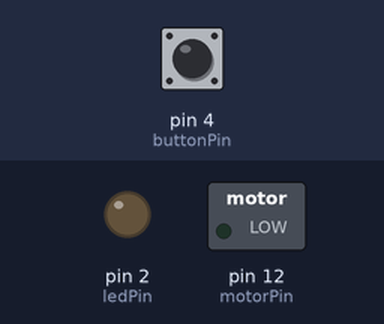
This sketch was run on a simulated Arduino Uno, built with avr-gcc and run on an emulated ATmega328P. Parts: switched loads named in the sketch (green lamp = pin HIGH), output pins drawn as LEDs (lit = HIGH). The inputs (shaded band) are chosen by the test bench; at power-on: pin 4 (buttonPin) LOW.

Above: at 1.2 s.
1.3 s: pin 4 (buttonPin) pulled HIGH for 0.15 s
At 1.8 s:
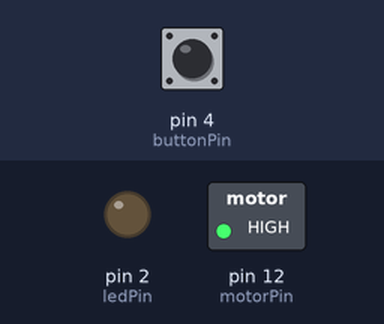
2.9 s: pin 4 (buttonPin) pulled HIGH for 1 s
At 4.3 s:
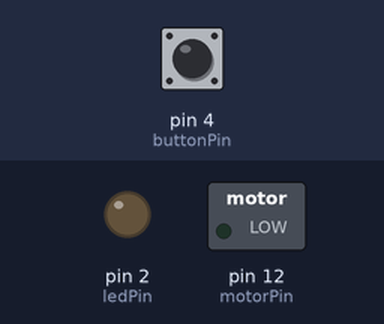
5.4 s: pin 4 (buttonPin) pulled HIGH for 3.2 s
At 9.0 s:
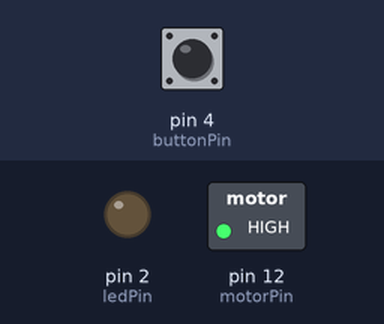
Timing chart, 0 to 10.5 s (numbered marks = the images above; inputs shaded):
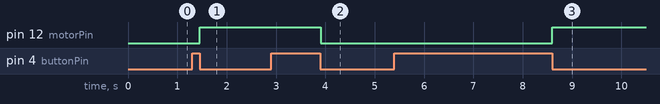

Measured:
- after the input at 1.3 s, pin 12 (motorPin): LOW → HIGH after 0.15 s
- after the input at 2.9 s, pin 12 (motorPin): HIGH → LOW after 1.0 s
- after the input at 5.4 s, pin 12 (motorPin): LOW → HIGH after 3.2 s

The sketch:

4-1dcMoterbyButton.ino
```cpp
/*
 Ex4. 4-1dcMotorOnOff.ino
 D1 mini port output Button input
WeMos D1 mini Pin Number  Arduino IDE Pin Number
A0     : POT
D0  16
D1  5
D2  4 : button
D3  0
D4  2 : Default LED
D5  14 : POT POWER OUT
D6  12 : motor
D7  13
D8  15
TX  1
RX  3
*/
//#include <ESP8266WiFi.h>

const int buttonPin = 4;//D2
const int ledPin = 2;//BUILTIN_LED D4
const int motorPin = 12;//D6

bool X = 0;

void setup()
{
  pinMode(buttonPin, INPUT);
  pinMode(ledPin, OUTPUT);
  pinMode(motorPin, OUTPUT);
  Serial.begin(9600);
}

void loop() {
  if (digitalRead(buttonPin) == HIGH) {
    while (digitalRead(buttonPin) != LOW) {
      delay(5); // Wait for 5 millisecond(s)
    }
    if (X == HIGH) { X = LOW;
    } else { X = HIGH; }
  }
  if (X == HIGH) {
    // MOTOR-ON
    digitalWrite(motorPin, HIGH);
  } else {
    // MOTOR-OFF
    digitalWrite(motorPin, LOW);
  }
  delay(1); // Wait for 1 millisecond(s)
}
```
